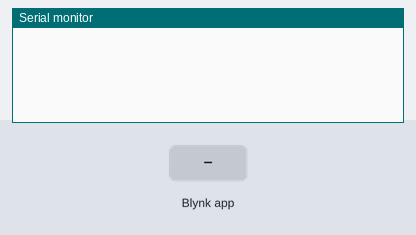
A sketch run on a simulated ESP8266 (NodeMCU). On the bench: the last lines printed to the serial monitor. The test bench sets the inputs (shaded band). WiFi joins after 1.5 s; servers stay silent unless stated.

Above: at 4.0 s.
4.1 s: Blynk app writes 1 to V0
At 4.9 s:
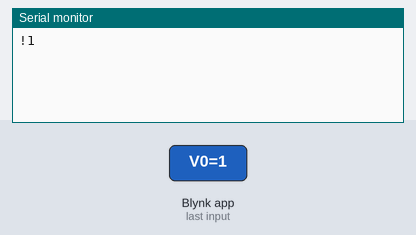
5.6 s: Blynk app writes 0 to V1
At 6.0 s:
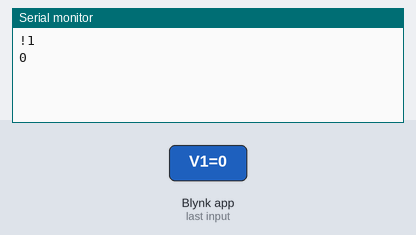

The sketch:

led_message_moving_display_ESP8266.ino
```cpp
#define BLYNK_TEMPLATE_ID "Template ID"
#define BLYNK_DEVICE_NAME "Device name"
#define BLYNK_AUTH_TOKEN "Auth Token"

#include <SoftwareSerial.h>
SoftwareSerial mySerial(D6, D7);

#define BLYNK_PRINT Serial
#include <ESP8266WiFi.h>
#include <BlynkSimpleEsp8266.h>

char auth[] = BLYNK_AUTH_TOKEN;
char ssid[] = "********"; // Change your Wifi/ Hotspot Name
char pass[] = "********"; // Change your Wifi/ Hotspot Password

int x = 0;
bool text = false;
String textIn = "";
String text_speed = "";
BLYNK_WRITE(V0)
{
  textIn = param.asStr();
  if (textIn) // working for text Input Widget
  {
    text = true;
    x = 0;
    mySerial.print(String("!") + textIn + String("\r\n"));
    Serial.print(String("!") + textIn + String("\r\n"));
    text = false;
    mySerial.flush();
  }
}

BLYNK_WRITE(V1)
{
  text_speed = param.asStr();
/* Control the speed of the scrolling texts
 *  0xF0 = Static Mode, No scrolling
 *  0xF1 to 0xFF = You can send any hex values frmo 0xF1 to 0xFF, where 0xF1 is the fastest and 0xFF is the
 *  lowest scrolling speed. Default power up speed is medium at 0xFA
 */
  if (text_speed == "0") // working for text Input Widget
  {
    mySerial.write(0xF0);
    Serial.print(text_speed);
  }
  if (text_speed == "50") // working for text Input Widget
  {
    mySerial.write(0xFF);
    Serial.print(text_speed);
  }
  if (text_speed == "100") // working for text Input Widget
  {
    mySerial.write(0xF1);
    Serial.println(text_speed);
  }
  delay(100);
  mySerial.flush();
}

void setup()
{
  Serial.begin(9600);
  mySerial.begin(9600);
  Blynk.begin(auth, ssid, pass);
  delay(1000);
}

void loop()
{
  Blynk.run();
}
```

Measured:
- after the input at 4.1 s, the serial monitor: prints a new line at once (image 1)
- after the input at 5.6 s, the serial monitor: prints a new line at once (image 2)
